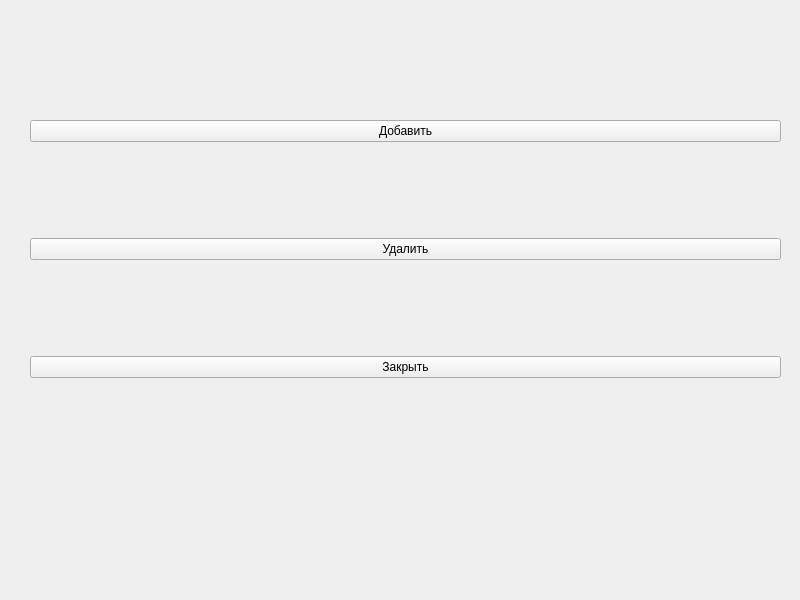
<?xml version="1.0" encoding="UTF-8"?>
<ui version="4.0">
 <class>admin_plane_action_select</class>
 <widget class="QWidget" name="admin_plane_action_select">
  <property name="geometry">
   <rect>
    <x>0</x>
    <y>0</y>
    <width>800</width>
    <height>600</height>
   </rect>
  </property>
  <property name="windowTitle">
   <string>Form</string>
  </property>
  <widget class="QWidget" name="verticalLayoutWidget">
   <property name="geometry">
    <rect>
     <x>30</x>
     <y>30</y>
     <width>751</width>
     <height>441</height>
    </rect>
   </property>
   <layout class="QVBoxLayout" name="verticalLayout">
    <item>
     <widget class="QPushButton" name="add">
      <property name="text">
       <string>Добавить</string>
      </property>
     </widget>
    </item>
    <item>
     <widget class="QPushButton" name="remove">
      <property name="text">
       <string>Удалить</string>
      </property>
     </widget>
    </item>
    <item>
     <widget class="QPushButton" name="close">
      <property name="text">
       <string>Закрыть</string>
      </property>
     </widget>
    </item>
   </layout>
  </widget>
 </widget>
 <resources/>
 <connections/>
</ui>
